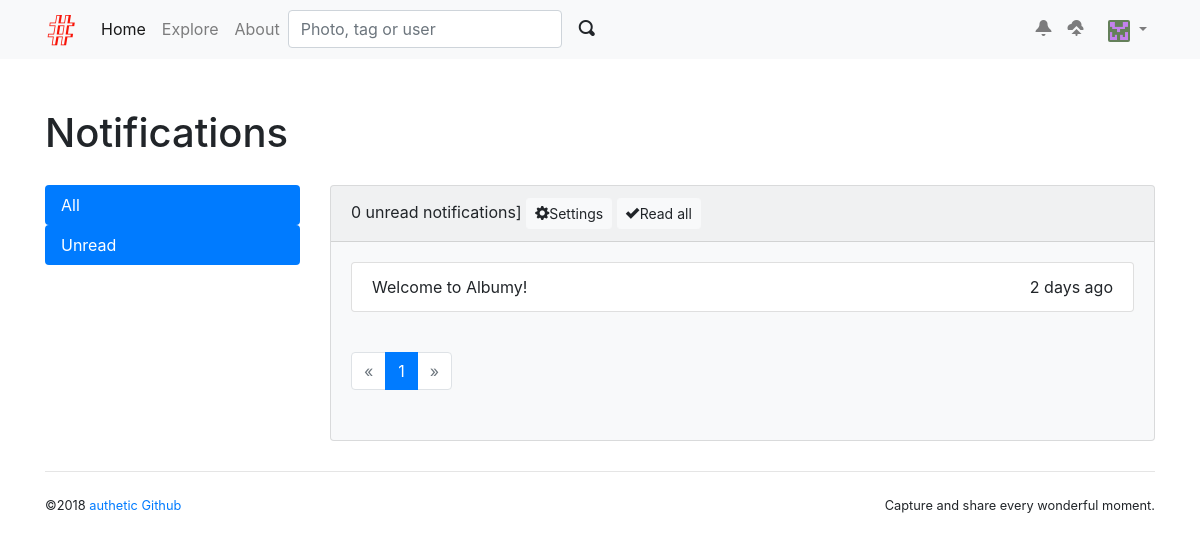
/notifications (signed in), run on the app's committed database.
### albumy/models.py (models this page shows, shortened)
@whooshee.register_model('username', 'name')
class User(db.Model, UserMixin):
    id = db.Column(db.Integer, primary_key=True)
    username = db.Column(db.String(20), unique=True, index=True)
    email = db.Column(db.String(254), unique=True, index=True)
    password_hash = db.Column(db.String(128))
    name = db.Column(db.String(30))
    website = db.Column(db.String(255))
    bio = db.Column(db.String(120))
    location = db.Column(db.String(50))
    member_since = db.Column(db.DateTime, default=datetime.utcnow)
    confirmed = db.Column(db.Boolean, default=False)
    avatar_s = db.Column(db.String(64))
    avatar_m = db.Column(db.String(64))
    avatar_l = db.Column(db.String(64))
    avatar_raw = db.Column(db.String(64))
    receive_comment_notification = db.Column(db.Boolean, default=True)
    receive_follow_notification = db.Column(db.Boolean, default=True)
    receive_collect_notification = db.Column(db.Boolean, default=True)
    show_collections = db.Column(db.Boolean, default=True)
    locked = db.Column(db.Boolean, default=False)
    active = db.Column(db.Boolean, default=True)
    role_id = db.Column(db.Integer, db.ForeignKey('role.id'))
    role = db.relationship('Role', back_populates='users')
    photos = db.relationship('Photo', back_populates='author', cascade='all')
    collections = db.relationship('Collect', back_populates='collector', cascade='all')
    following = db.relationship('Follow', foreign_keys=[Follow.follower_id], back_populates=
                                'follower', lazy='dynamic', cascade='all')
    followers = db.relationship('Follow', foreign_keys=[Follow.followed_id], back_populates=
                                'followed', lazy='dynamic', cascade='all')
    notifications = db.relationship('Notification', back_populates='receiver',
                                    cascade='all')
    @property
    def is_active(self):
        return self.active
    def can(self, permission_name):
        permission = Permission.query.filter_by(name=permission_name).first()
        return permission is not None and self.role is not None and \
                permission in self.role.permissions

class Notification(db.Model):
    id = db.Column(db.Integer, primary_key=True)
    message = db.Column(db.Text)
    is_read = db.Column(db.Boolean, default=False)
    timestamp = db.Column(db.DateTime, default=datetime.utcnow, index=True)
    receiver_id = db.Column(db.Integer, db.ForeignKey('user.id'))
    receiver = db.relationship('User', back_populates='notifications')

### albumy/blueprints/main.py (the view)
@main_bp.route('/notifications')
@login_required
def show_notifications():
    page = request.args.get('page', 1, type=int)
    per_page = current_app.config['ALBUMY_NOTIFICATION_PER_PAGE']
    notifications = Notification.query.with_parent(current_user)
    filter_rule = request.args.get('filter')
    if filter_rule == 'unread':
        notifications = notifications.filter_by(is_read=False)
    pagination = notifications.order_by(Notification.timestamp.desc()).paginate(page, per_page)
    notifications = pagination.items
    return render_template('main/notifications.html', pagination=pagination, notifications=notifications)

### albumy/__init__.py (called while the page is built)
def register_template_context(app):
    @app.context_processor
    def make_template_context():
        if current_user.is_authenticated:
            notification_count = Notification.query.with_parent(current_user).filter_by(is_read=False).count()
        else:
            notification_count = None
        return dict(notification_count=notification_count)

### albumy/extensions.py (called while the page is built)
@login_manager.user_loader
def load_user(user_id):
    from albumy.models import User
    user = User.query.get(int(user_id))
    return user

### albumy/templates/main/notifications.html (shortened to what this page needs)
{% extends 'base.html' %}
{% from 'bootstrap/pagination.html' import render_pagination %}
{% block content %}
    <div class="page-header"><h1>Notifications</h1></div>
    <div class="row">
        <div class="col-md-3">
            <nav class="nav nav-pills flex-column">
              <a class="flex-sm-fill nav-link {% if request.args.get('filter')
                      != 'unread'%}active{% endif %}" href="{{ url_for('.show_notifications',
                      filter='all')}}">All</a>
              <a class="flex-sm-fill nav-link {% if request.args.get('filter')
                      != 'all'%}active{% endif %}" href="{{ url_for('.show_notifications',
                      filter='unread')}}">Unread</a>
            </nav>
        </div>
        <div class="col-md-9">
            <div class="card bg-light w-100">
                <div class="card-header">
                    {{ notification_count }} unread notifications]
                    <a class="btn btn-sm btn-light" href="{{ url_for('user.notification_setting') }}">
                        <span class="oi oi-cog" aria-hidden="true"></span>Settings
                    </a>
                    <form class="inline" action="{{ url_for('.read_all_notifications') }}">
                        <button type="submit" class="btn btn-sm btn-light">
                            <span class="oi oi-check" aria-hidden="true"></span>Read all
                        </button>
                    </form>
                </div>
                <div class="card-body">
                    {% if notifications %}
                        <ul class="list-group">
                            {% for notification in notifications %}
                                <li class="list-group-item">
                                    {{ notification.message|safe }}
                                    <span class="float-right">
                                        {{ moment(notification.timestamp).fromNow(refresh=True) }}
                                    </span>
                                </li>
                            {% endfor %}
                        </ul>
                        <div class="text-right page-footer">
                            {{ render_pagination(pagination) }}
                        </div>
                    {% else %}
                    <div class="tip text-center">
                        <h6>No notifications.</h6>
                    </div>
                    {% endif %}
                </div>
            </div>
        </div>
    </div>
{% endblock %}

### albumy/templates/base.html (shortened to what this page needs)
<!DOCTYPE html>
<html lang="en">
<head>
    {% block styles %}
        <link rel="stylesheet" href="{{ url_for('static', filename='css/bootstrap.min.css') }}">
        <link rel="stylesheet" href="{{ url_for('static', filename='open-iconic/font/css/open-iconic-bootstrap.css') }}">
        <link rel="stylesheet" href="{{ url_for('static', filename='css/style.css') }}">
    {% endblock %}
</head>
<body>
    {% block navbar %}
        <nav class="navbar navbar-expand-lg navbar-light bg-light">
            <div class="container">
              <a class="navbar-brand" href="{{ url_for('main.index') }}">
                  <img src="{{ url_for('static', filename='favicon.ico') }}" alt="Albumy">
              </a>
              <div class="collapse navbar-collapse" id="navbarSupportedContent">
                <div class="navbar-nav mr-auto">
                    <ul class="navbar-nav">
                      <li class="nav-item active">
                        <a class="nav-link" href="{{ url_for('main.index') }}">Home <span class="sr-only">(current)</span></a>
                      </li>
                      <li class="nav-item">
                        <a class="nav-link" href="{{ url_for('main.explore') }}">Explore</a>
                      </li>
                      <li class="nav-item">
                          <a class="nav-link" href="{{ url_for('main.about') }}">About</a>
                      </li>
                    </ul>
                    <form class="form-inline my-2 my-lg-0" action="{{ url_for('main.search') }}">
                      <input class="form-control mr-sm-1" type="search" name="q"
                             placeholder="Photo, tag or user" required aria-label="Search">
                      <button class="btn btn-light my-2 my-sm-0" type="submit">
                        <span class="oi oi-magnifying-glass"></span>
                      </button>
                    </form>
                </div>
                <div class="navbar-nav ml-auto">
                    {% if current_user.is_authenticated %}
                        <a class="nav-item nav-link" href="{{ url_for('main.show_notifications', filter=
                                'unread')}}">
                            <span class="oi oi-bell"></span>
                        </a>
                        <a class="nav-item nav-link" href="{{ url_for('main.upload') }}" title="Upload">
                            <span class="oi oi-cloud-upload"></span>&nbsp;&nbsp;
                        </a>
                        <div class="dropdown nav-item">
                            <a href="#" class="nav-link dropdown-toggle" data-toggle="dropdown" role="button" aria-expanded="false">
                                <img class="avatar-xs" src="{{ url_for('main.get_avatar', filename=current_user.avatar_s) }}">
                            </a>
                        </div>
                    {% else %}
                        <a class="btn btn-outline-primary" href="{{ url_for('auth.login') }}">Log in</a>&nbsp;&nbsp;
                        <a class="btn btn-primary" href="{{ url_for('auth.register') }}">Join Albumy</a>
                    {% endif %}
                </div>
              </div>
            </div>
        </nav>
    {% endblock %}
    <main>
        <div class="container">
            {% block content %}
            {% endblock %}
            {% block footer %}
                <footer>
                    <p class="float-left">
                        <small>&copy;2018
                            <a href="https://cnblogs/authetic">authetic</a>
                            <a href="https://github.com/authetic-x" title="Follow me on Github">Github</a>
                        </small>
                    </p>
                    <p class="float-right">
                        <small>Capture and share every wonderful moment.</small>
                    </p>
                </footer>
            {% endblock %}
        </div>
    </main>
</body>
</html>

### albumy/static/css/style.css (style rules this page uses)
.inline { display: inline; }
.page-header { padding-top: 20px; padding-bottom: 20px; }
.page-footer { padding-top: 40px; }
nav { margin-bottom: 30px; }
footer { margin: 30px 0; padding: 20px 0; border-top: 1px solid #e5e5e5; }
.avatar-xs { width: 22px; height: 22px; border-radius: 2px; }

### data on the page
User: avatar_s (picture)
Notification: message "Welcome to Albumy!", timestamp "2 days ago"

### other printed values
{{ notification_count }} "0"
{{ render_pagination(pagination) }} "« 1 »"
